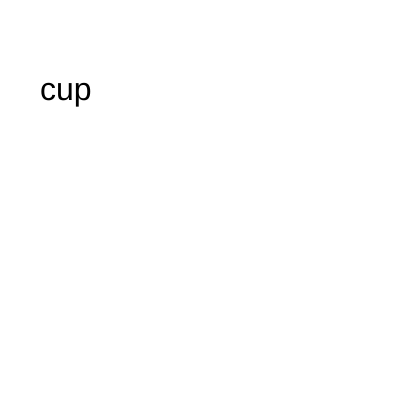
Frame 1 (no input)
Frame 60 (no input): identical to frame 1, image omitted
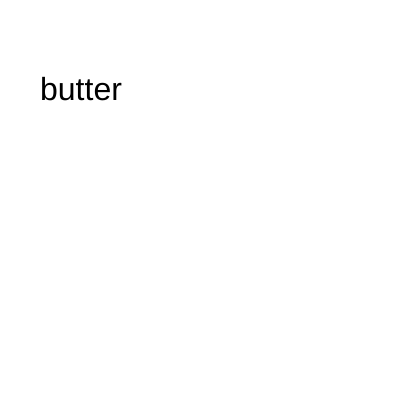
Frame 120 (the mouse pressed at the canvas centre since frame 60)

The p5.js sketch that drew these frames (run headless with seeded random() and noise() and a simulated clock; from frame 60 on, the mouse is pressed at the canvas centre):

// p5.js sketch
// ── sketch.js
var words =["cup","butter","hello","too"];
var index = 0;

function setup() {
createCanvas(400,400);
}

function draw() {
background (255);
fill (0);
textSize(32);
text (words[index], 40, 100);
}

function mousePressed () {
  index = index + 1;

  if (index == words.length) {
    index = 0 ;
  }
}
